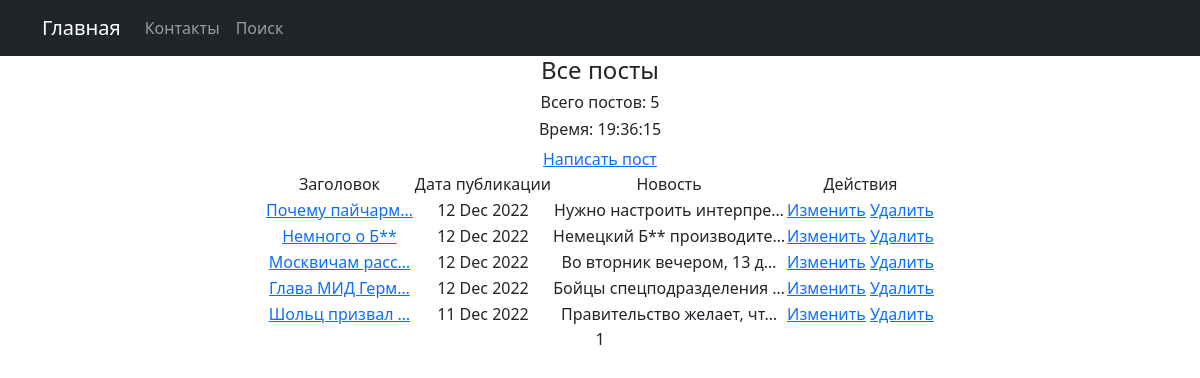
Page /news/ on the committed database.
### news/models.py (models this page shows, shortened)
class Post(models.Model):
    author = models.ForeignKey(Author, on_delete=models.CASCADE)
    time_in = models.DateTimeField(auto_now_add=True)
    category = models.ManyToManyField(Category, through='PostCategory')
    title = models.CharField(max_length=128)
    text = models.TextField()
    rating = models.IntegerField(default=0)
    NEWS = 'NW'
    ARTICLE = 'AR'
    CATEGORY_CHOICES = [
        (NEWS, 'Новость'),
        (ARTICLE, 'Статья'),
    ]
    categoryType = models.CharField(max_length=2, choices=CATEGORY_CHOICES, default=NEWS)

### news/views.py (the view)
# urls.py: path('', PostList.as_view(), name='PostList'),
class PostList(ListView):
    model = Post
    ordering = '-time_in'
    template_name = 'news/PostList.html'
    context_object_name = 'PostList'
    paginate_by = 8

### news/templatetags/custom_filters.py (called while the page is built)
@register.filter()  # тут можем прописать имя нашего фильтра и еще что то если оно не прописано обращаемя по имени функции
def censor_text(text):
    wanted_words = ['редиска', 'помидор', 'бмв', 'готовить', 'масло']
    if not isinstance(text, str):
        raise TypeError(f"Данный тип объекта {text}, не принадлежит типу данных 'str'")
    for _ in text.split():
        if _.replace('.','').lower() in wanted_words:
            text = text.replace(_, f'{_[0]}{"*"*(len(_)-1)}')
    return f'{text}'

### news/templatetags/custom_tags.py (called while the page is built)
@register.simple_tag()
def current_time(format_string='%b %d %Y'):
    return datetime.utcnow().strftime(format_string)

### templates/news/PostList.html (shortened to what this page needs)
{% extends 'flatpages/default.html' %}
{% load custom_tags %}
{% load custom_filters %}
{% block content %}
<h4>Все посты</h4>
<h6>Всего постов: {{ PostList|length }}</h6>
<h6>Время: {% current_time '%H:%M:%S' %}</h6>
<a href="{% url 'PostCreate' %}">Написать пост</a>
{% if PostList %}
    <table align="center">
        <tr>
            <td>Заголовок</td>
            <td>Дата публикации</td>
            <td>Новость</td>
            <td>Действия</td>
        </tr>
        {% for news in PostList %}
        <tr>
            <td><a href="{% url 'PostDetail' pk=news.pk %}">{{ news.title | truncatechars:15 | censor_text }}</a></td>
            <td>{{ news.time_in|date:'d M Y' }}</td>
            <td>{{ news.text | truncatechars:25 | censor_text}}</td>
            <td>
                <a href="{% url 'PostUpdate' pk=news.pk %}">Изменить</a>
                <a href="{% url 'PostDelete' pk=news.pk %}">Удалить</a>
            </td>
        </tr>
        {% endfor %}
    </table>
{% else %}
<h4>Постов нет!</h4>
{% endif %}
   {{ page_obj.number }}
{% endblock content %}

### rows in the picture
Post: title|censor_text "Почему пайчарм…", time_in "12 Dec 2022", text|censor_text "Нужно настроить интерпре…"
Post: title|censor_text "Немного о Б**", time_in "12 Dec 2022", text|censor_text "Немецкий Б** производите…"
Post: title|censor_text "Москвичам расс…", time_in "12 Dec 2022", text|censor_text "Во вторник вечером, 13 д…"
Post: title|censor_text "Глава МИД Герм…", time_in "12 Dec 2022", text|censor_text "Бойцы спецподразделения …"
Post: title|censor_text "Шольц призвал …", time_in "11 Dec 2022", text|censor_text "Правительство желает, чт…"

### other values in the picture
{{ PostList|length }} "5"
{{ page_obj.number }} "1"
